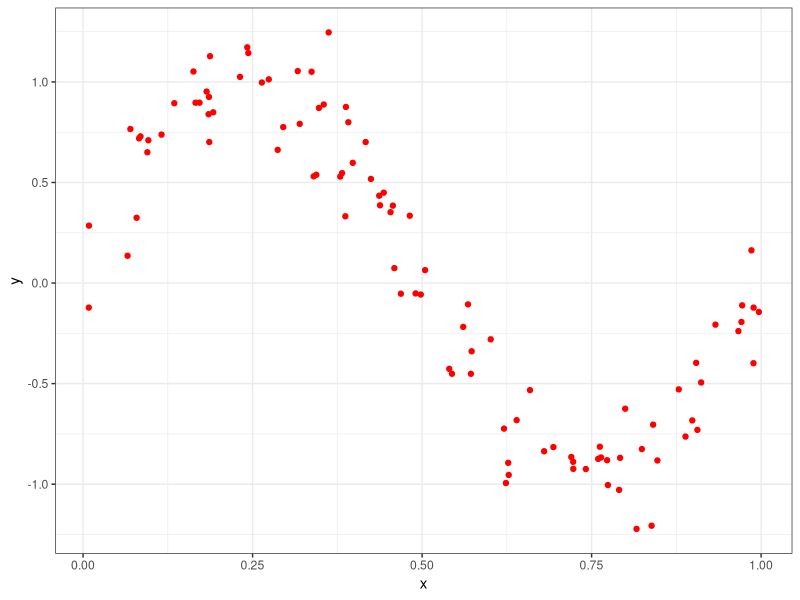
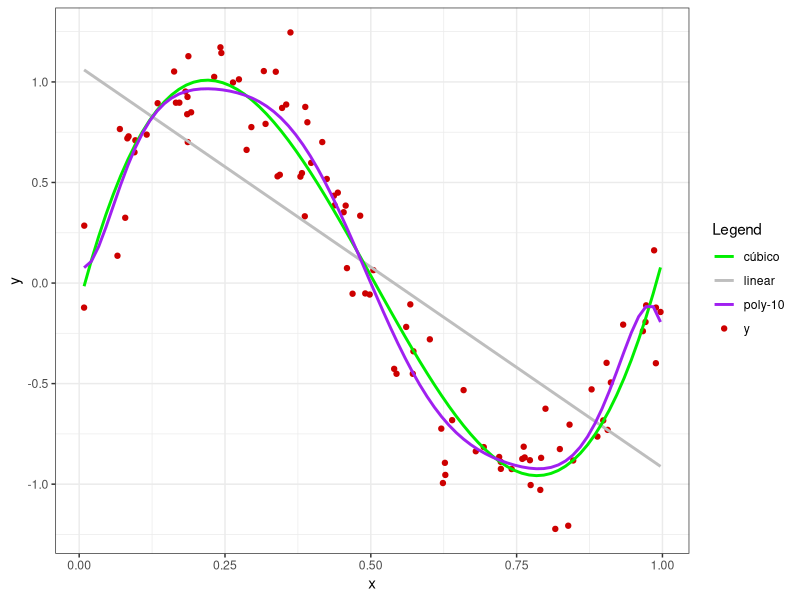
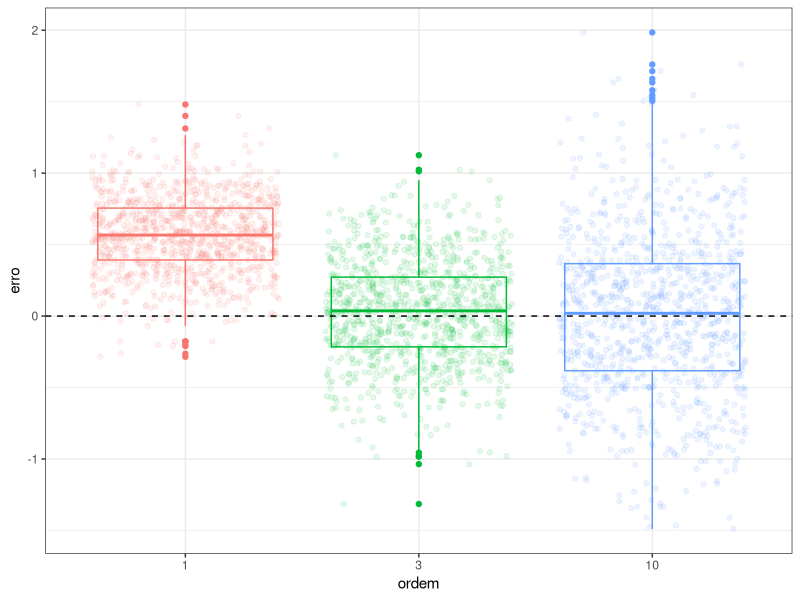
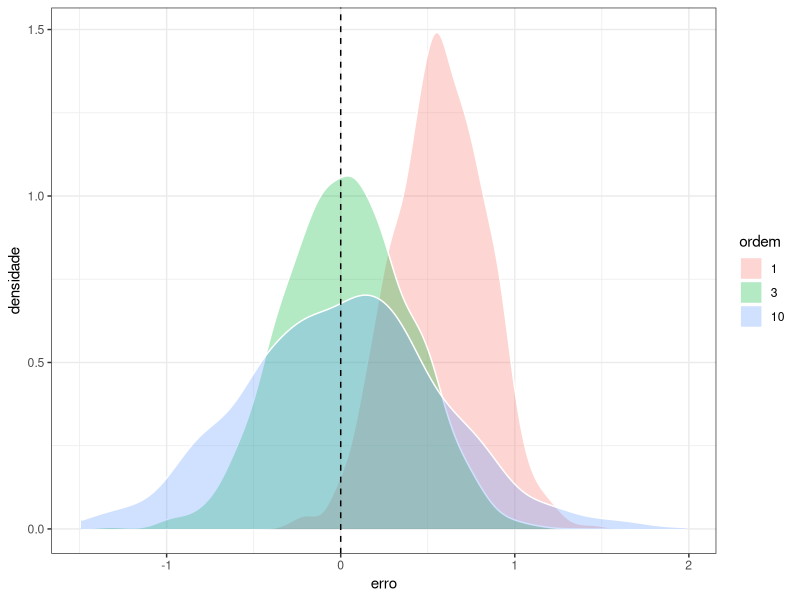
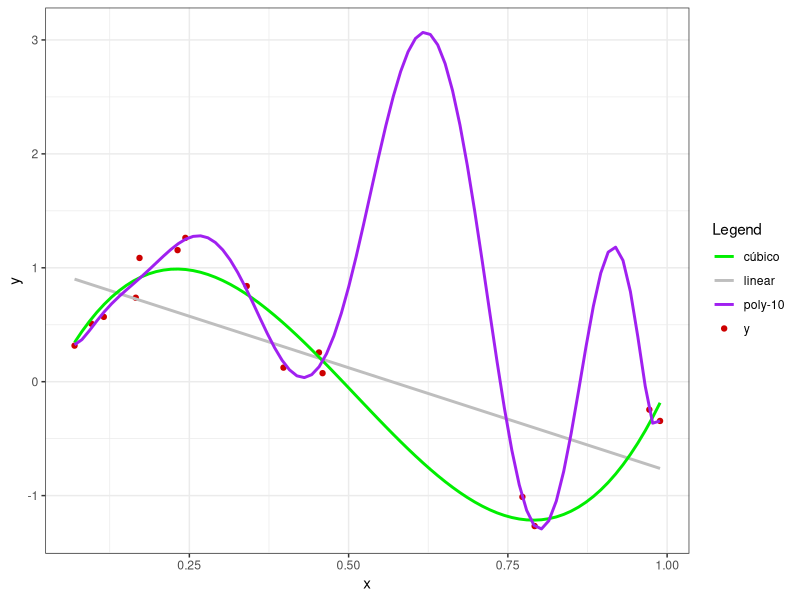
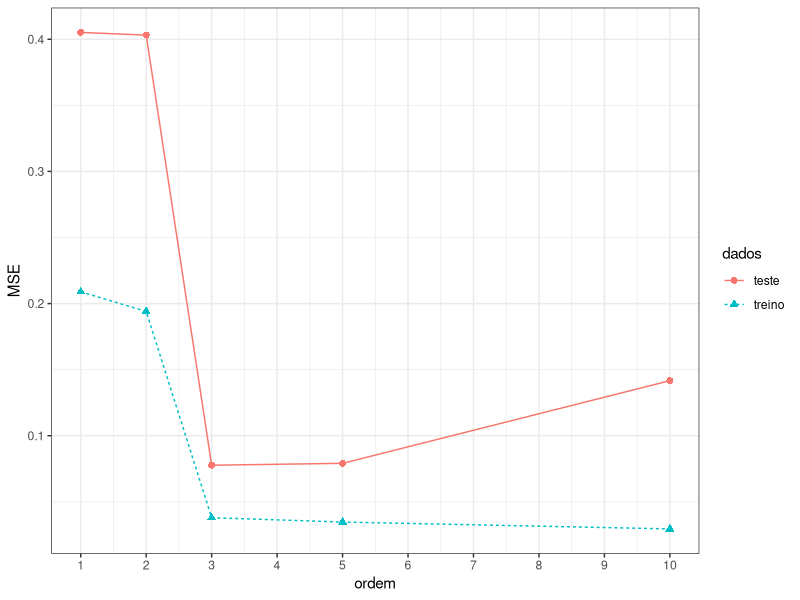

Reproduce these figures in R, in order.
## ---- chunk 1
#| message: false
#| warning: false
library(ggplot2)
library(dplyr)
## ---- chunk 2
#| message: false
#| warning: false
f_sin <- function(x) {
  f <- sin(2*pi*x)
  return(f)
}
## ---- chunk 3
#| message: false
#| warning: false
set.seed(7)
x <- runif(100,0,1)
data <- data.frame(x = x,
                   y = f_sin(x) + rnorm(100, 0, .2))

knitr::kable(head(data))
## ---- chunk 4
ggplot(data, aes(x,y)) + 
  geom_point(col="red") +
  theme_bw()
## ---- chunk 5
colors <- c("y" = "red3", "linear" = "grey", "cúbico" = "green2", "poly-10" = "purple")

ggplot(data, aes(x,y)) + 
  geom_point(aes(color = "y")) +
  geom_smooth(method = lm, formula = y ~ x, se = F, aes(color = "linear")) +
  geom_smooth(method = lm, formula = y ~ poly(x, degree = 3, raw = TRUE), 
              se = F, aes(color = "cúbico")) +
  geom_smooth(method = lm, formula = y ~ poly(x, degree = 10, raw = TRUE), 
              se = F, aes(color = "poly-10")) +
  labs(color = "Legend") +
    scale_color_manual(values = colors) +
  theme_bw()
## ---- chunk 6
set.seed(7)

pred <- data.frame(model = numeric(3000),
                   pred = numeric(3000),
                   vicio = numeric(3000))

x0=0.75

i<-1

E_y <- f_sin(x0)
E_y
## ---- chunk 7
for (k in 1:1000) {

data_ <- data.frame(x = x,
                    y = f_sin(x) + rnorm(100, 0, 2))

lm1 <- lm(y ~ x, data_)
lm3 <- lm(y ~ poly(x, degree = 3, raw = TRUE), data_)
lm10 <- lm(y ~ poly(x, degree = 10, raw = TRUE), data_)
                    
pred1 <- predict(lm1, newdata = data.frame(x=x0)) 
pred3 <- predict(lm3, newdata = data.frame(x=x0)) 
pred10 <- predict(lm10, newdata = data.frame(x=x0))  

vicio1 <- pred1 - E_y
vicio3 <- pred3 - E_y
vicio10 <- pred10 - E_y

pred$model[i] <- 1
pred$model[i+1] <- 3
pred$model[i+2] <- 10

pred$pred[i] <- pred1
pred$pred[i+1] <- pred3
pred$pred[i+2] <- pred10

pred$vicio[i]   <- vicio1
pred$vicio[i+1] <- vicio3
pred$vicio[i+2] <- vicio10

i <- i + 3

} 
## ---- chunk 8
ggplot(pred, aes(x=as.factor(model),y=vicio, col = as.factor(model))) +
  geom_boxplot() + 
  geom_jitter(alpha = .1) +
  geom_hline(yintercept = 0, linetype=2) +
  labs(x = "ordem", y = "erro") +
  theme_bw() +
  theme(legend.position="none")
## ---- chunk 9
ggplot(pred, aes(x=vicio, fill = as.factor(model))) +
  geom_density(alpha = .3, col = "white") + 
  geom_vline(xintercept = 0, linetype=2) +
  labs(y="densidade", x = "erro", fill = "ordem") +
  theme_bw()
## ---- chunk 10
#| tbl-cap: Vício versus complexidade dos modelos
knitr::kable(pred |>
  group_by(ordem = model) |>
  summarise(vicio2 = format(mean(vicio)^2, scientific=F)))
## ---- chunk 11
#| tbl-cap: Variância versus complexidade dos modelos
knitr::kable(pred |>
  group_by(ordem = model) |>
  summarise(var = format(var(pred), scientific = F)))
## ---- chunk 12
set.seed(7)
xa <- runif(15,0,1)
dataa <- data.frame(x = xa,
                    y = f_sin(xa) + rnorm(15, 0, .2))

colors <- c("y" = "red3", "linear" = "grey", "cúbico" = "green2", "poly-10" = "purple")

ggplot(dataa, aes(x,y)) + 
  geom_point(aes(color = "y")) +
  geom_smooth(method = lm, formula = y ~ x, se = F, aes(color = "linear")) +
  geom_smooth(method = lm, formula = y ~ poly(x, degree = 3, raw = TRUE), 
              se = F, aes(color = "cúbico")) +
  geom_smooth(method = lm, formula = y ~ poly(x, degree = 10, raw = TRUE), 
              se = F, aes(color = "poly-10")) +
  labs(color = "Legend") +
    scale_color_manual(values = colors) +
  theme_bw()
## ---- chunk 13
set.seed(7)
xa <- runif(20,0,1)
dataa <- data.frame(x = xa,
                    y = f_sin(xa) + rnorm(20, 0, .2))

lm1a <- lm(y ~ x, dataa)
lm2a <- lm(y ~ poly(x, degree = 2, raw = TRUE), dataa)
lm3a <- lm(y ~ poly(x, degree = 3, raw = TRUE), dataa)
lm5a <- lm(y ~ poly(x, degree = 5, raw = TRUE), dataa)
lm10a <- lm(y ~ poly(x, degree = 10, raw = TRUE), dataa)

set.seed(27)
xb <- runif(20,0,1)
datab <- data.frame(x = xb,
                    y = f_sin(xb) + rnorm(20, 0, .2))

MSE <- function(obs, pred) {
  MSE <- mean((obs - pred)^2)
  return(MSE)
}

MSE1_T <- MSE(dataa$y, lm1a$fitted.values)
MSE2_T <- MSE(dataa$y, lm2a$fitted.values)
MSE3_T <- MSE(dataa$y, lm3a$fitted.values)
MSE5_T <- MSE(dataa$y, lm5a$fitted.values)
MSE10_T <- MSE(dataa$y, lm10a$fitted.values)

yhat1 <- predict(lm1a, newdata = datab)
yhat2 <- predict(lm2a, newdata = datab)
yhat3 <- predict(lm3a, newdata = datab)
yhat5 <- predict(lm5a, newdata = datab)
yhat10 <- predict(lm10a, newdata = datab)

MSE1_t <- MSE(datab$y, yhat1)
MSE2_t <- MSE(datab$y, yhat2)
MSE3_t <- MSE(datab$y, yhat3)
MSE5_t <- MSE(datab$y, yhat5)
MSE10_t <- MSE(datab$y, yhat10)

data_MSE <- data.frame(model = rep(c(1,2,3,5,10),2),
                       dados = c(rep("treino",5),rep("teste",5)),
                       MSE = c(MSE1_T, MSE2_T, MSE3_T, MSE5_T, MSE10_T, 
                               MSE1_t, MSE2_t, MSE3_t, MSE5_t, MSE10_t))

ggplot(data_MSE, aes(x=model, y = MSE, 
                     col = dados,
                     linetype = dados,
                     pch = dados)) + 
  geom_point(size=2) +
  geom_line() +
  labs(x = "ordem") +
  scale_x_continuous(breaks = 1:10) +
  theme_bw()
